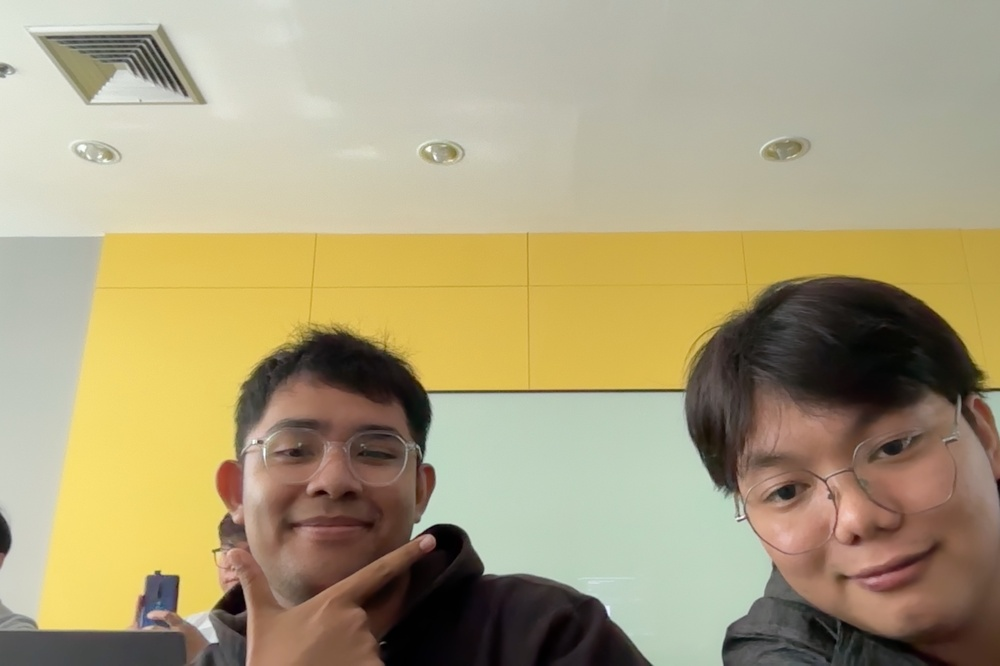
#> input picture pictures/finalNoLight.jpg, 1000 x 666 px, shrunk from 3200 x 2132 before the run, found by its file name
$ python class04_CannyEdge.py
#> lines starting #> are read from the running program, lines starting #| are printed output that depends on the picture
import cv2 as cv
from matplotlib import pyplot as plt

# Read images from the 'pictures' folder
img1 = cv.imread("pictures/finalNoLight.jpg", cv.IMREAD_GRAYSCALE)
#> img1: shape (666, 1000); min 0, max 255, mean 158.7
img2 = cv.imread("pictures/fullLight.jpg", cv.IMREAD_GRAYSCALE)
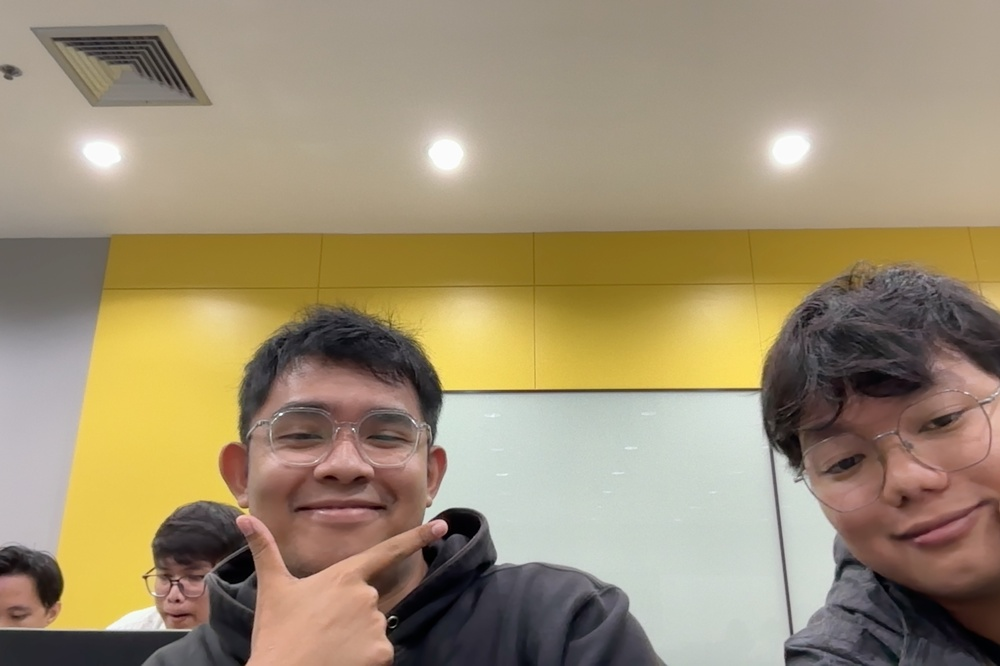
#> input picture pictures/fullLight.jpg, 1000 x 666 px, shrunk from 3200 x 2132 before the run, found by its file name
#> img2: shape (666, 1000); min 0, max 255, mean 144.3
img3 = cv.imread("pictures/noLight.jpg", cv.IMREAD_GRAYSCALE)
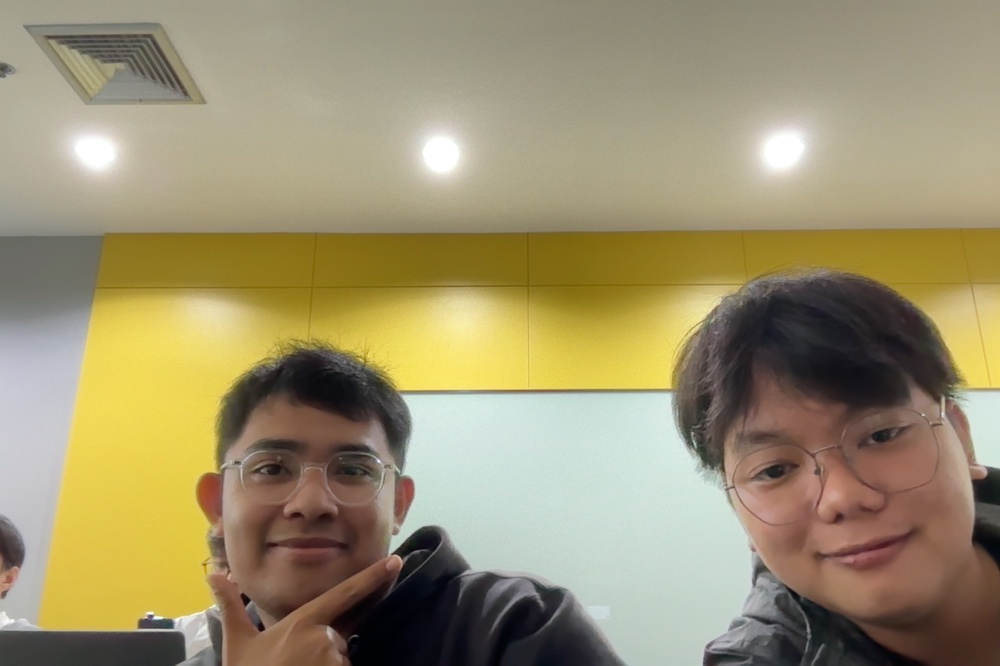
#> input picture pictures/noLight.jpg, 1000 x 666 px, shrunk from 3200 x 2132 before the run, found by its file name
#> img3: shape (666, 1000); min 0, max 255, mean 144.6
img4 = cv.imread("pictures/partial1Light.jpg", cv.IMREAD_GRAYSCALE)
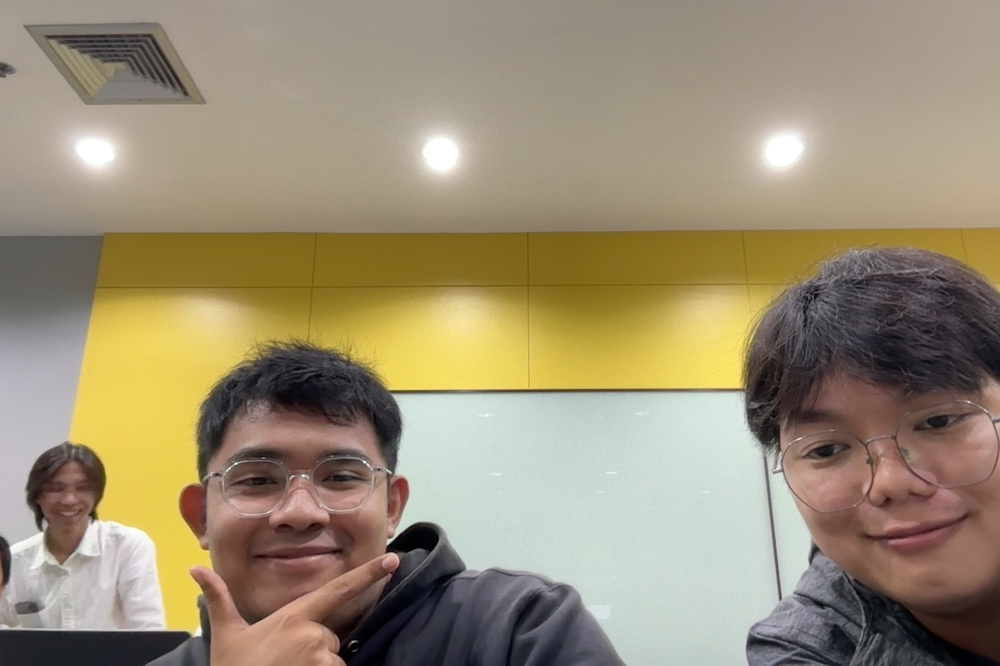
#> input picture pictures/partial1Light.jpg, 1000 x 666 px, shrunk from 3200 x 2132 before the run, found by its file name
#> img4: shape (666, 1000); min 0, max 255, mean 142.9
img5 = cv.imread("pictures/partial2Light.jpg", cv.IMREAD_GRAYSCALE)
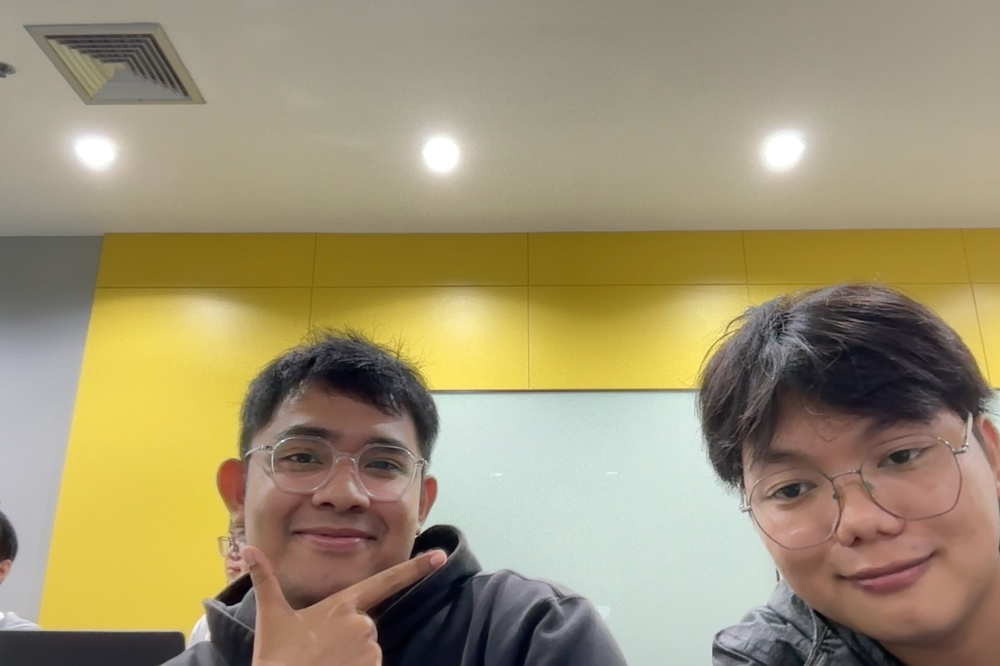
#> input picture pictures/partial2Light.jpg, 1000 x 666 px, shrunk from 3200 x 2132 before the run, found by its file name
#> img5: shape (666, 1000); min 0, max 255, mean 146.4
img6 = cv.imread("pictures/partialLight.jpg", cv.IMREAD_GRAYSCALE)
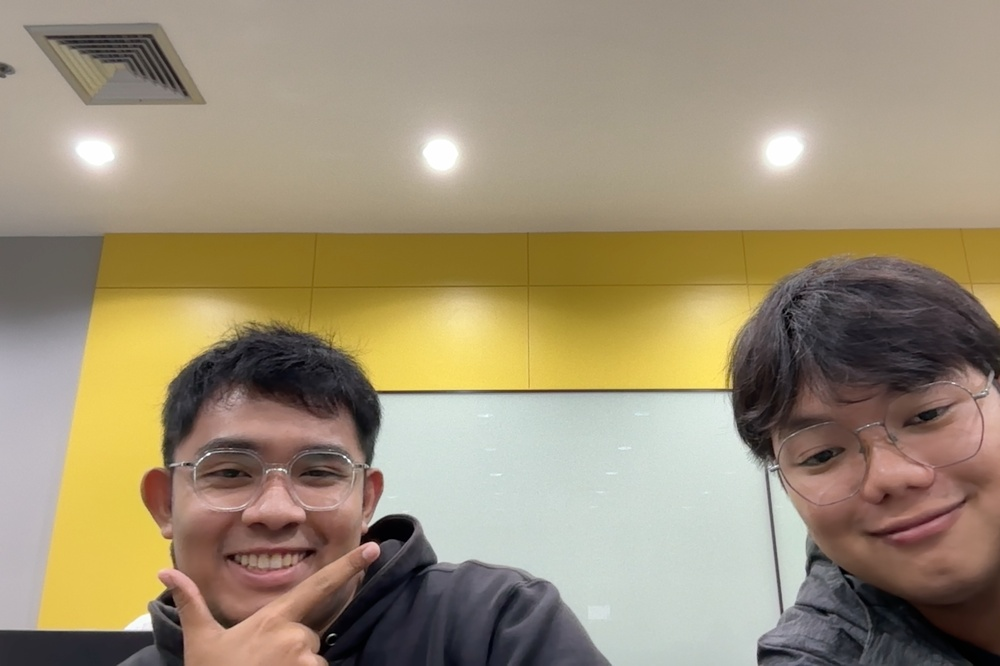
#> input picture pictures/partialLight.jpg, 1000 x 666 px, shrunk from 3200 x 2132 before the run, found by its file name
#> img6: shape (666, 1000); min 0, max 255, mean 144.4

image_list = [img1, img2, img3, img4, img5, img6]
image_names = [
    "finalNoLight.jpg",
    "fullLight.jpg",
    "noLight.jpg",
    "partial1Light.jpg",
    "partial2Light.jpg",
    "partialLight.jpg",
]

plt.figure(figsize=(10, 2 * len(image_list)))
for i, (im, name) in enumerate(zip(image_list, image_names)):
    if im is not None:
        edges = cv.Canny(im, 100, 200)
        plt.subplot(len(image_list), 2, 2 * i + 1)
        plt.imshow(im, cmap="gray")
        plt.title(f"Original: {name}")
        plt.axis("off")
        plt.subplot(len(image_list), 2, 2 * i + 2)
        plt.imshow(edges, cmap="gray")
        plt.title(f"Edge: {name}")
        plt.axis("off")
#> this loop made 6 passes
#> name on passes 1 to 6: 'finalNoLight.jpg', 'fullLight.jpg', 'noLight.jpg', 'partial1Light.jpg', 'partial2Light.jpg', 'partialLight.jpg'
#> pass 1, `edges = cv.Canny(im, 100, 200)`:
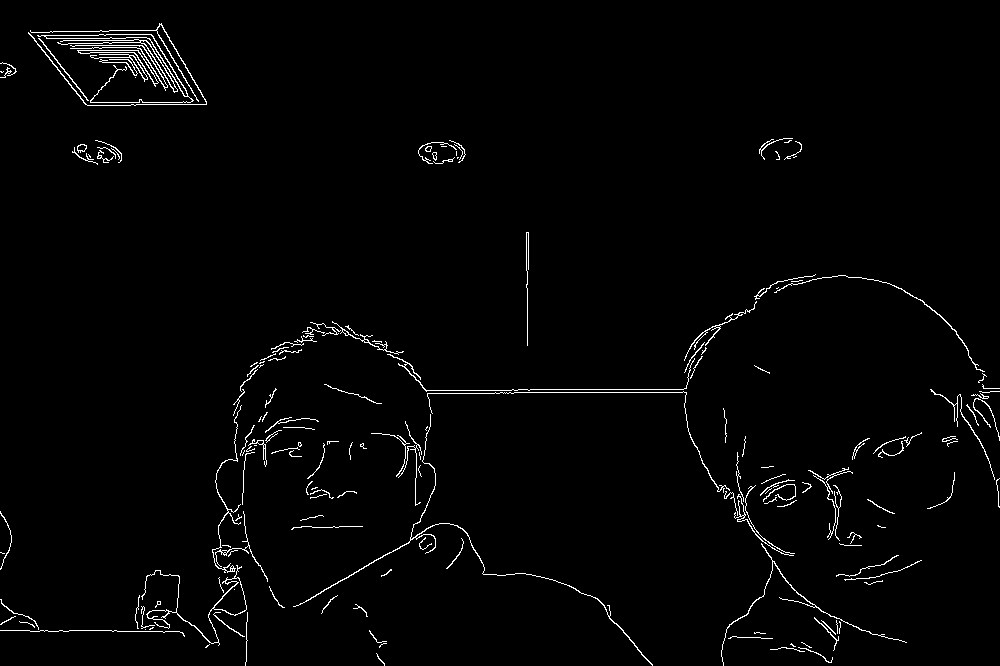
#> edges: shape (666, 1000); 1.8% white in thin lines or dots
plt.tight_layout()
plt.show()
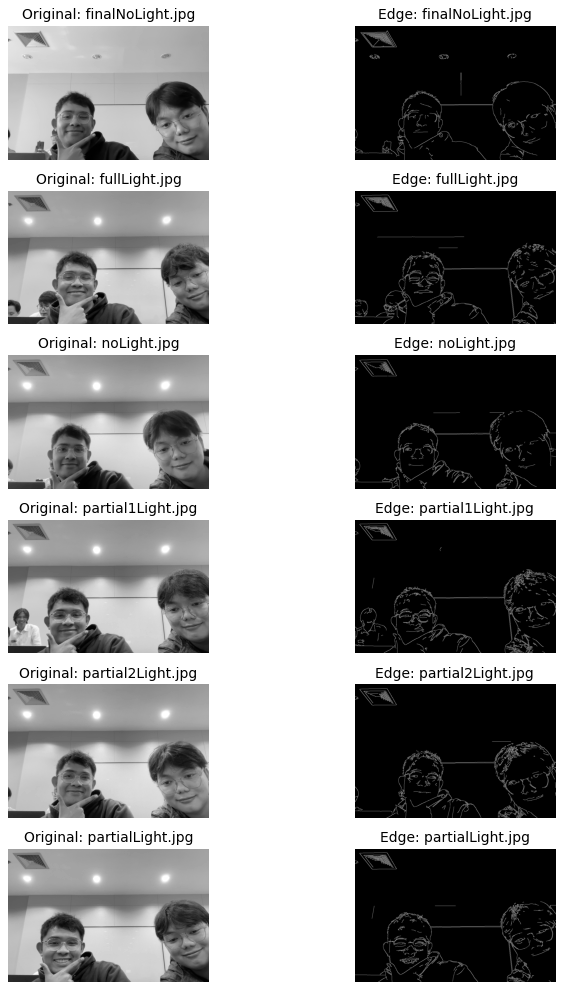
#> figure drawn by matplotlib, 12 panels
